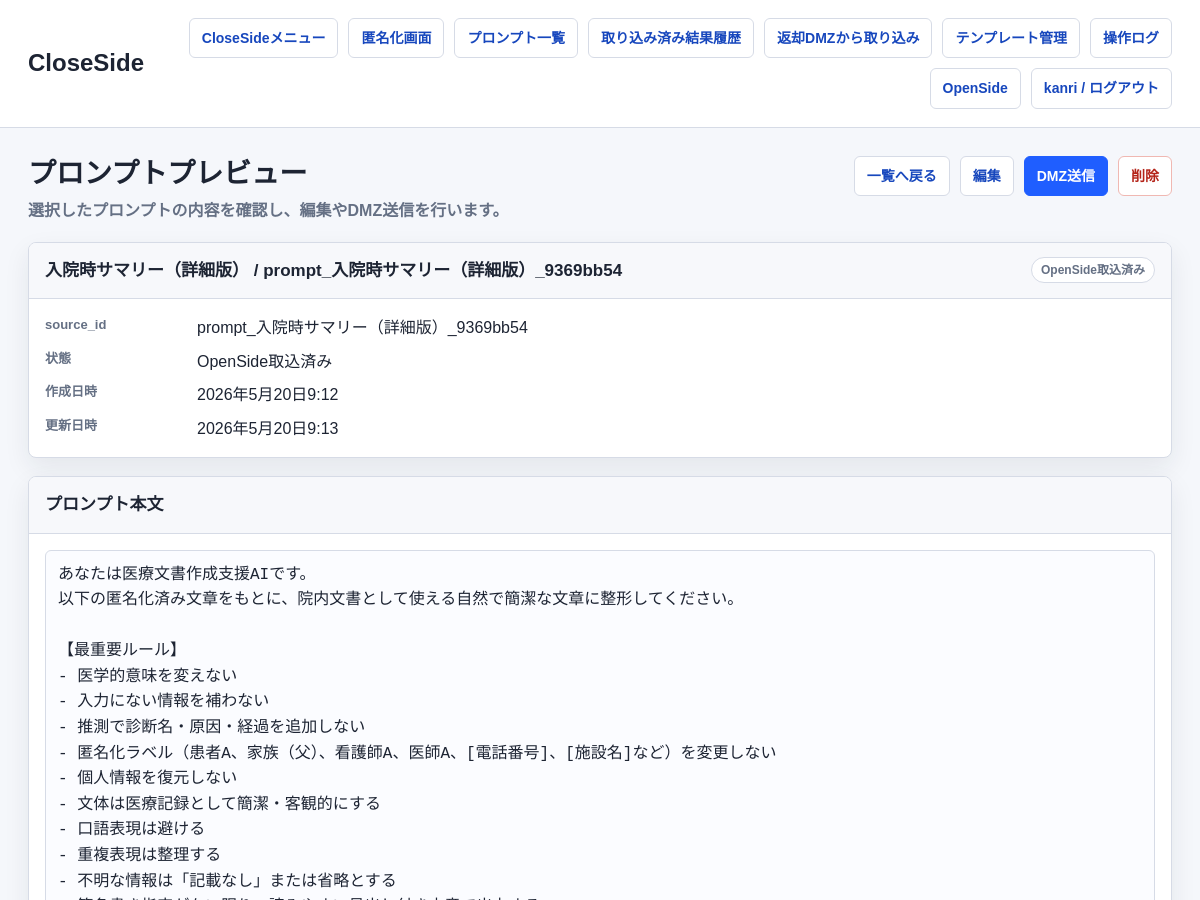
Before: /close/prompts/14/ (signed in, upper part) with the older database file.
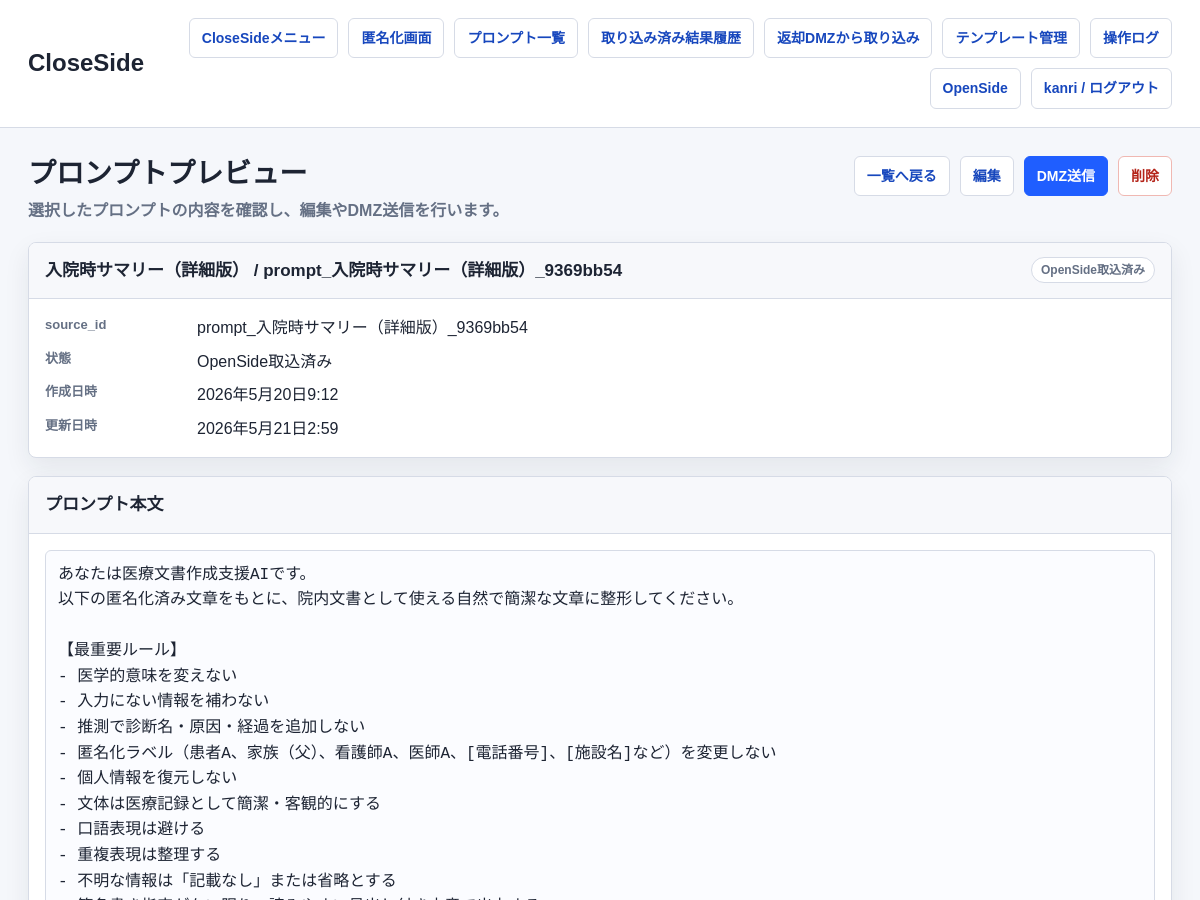
After: the same page with the newer database file.
### anonymizer_app/models.py (models this page shows, shortened)
class Prompt(models.Model):
    STATUS_CHOICES = [
        ('draft', '作成済み'),
        ('sent_to_dmz', 'DMZ送信済み'),
        ('imported_to_open', 'OpenSide取込済み'),
    ]
    name = models.CharField(max_length=255)
    content = models.TextField()
    source_id = models.CharField(max_length=255, blank=True, default='', db_index=True)
    owner = models.ForeignKey(settings.AUTH_USER_MODEL, null=True, blank=True, on_delete=models.SET_NULL)
    status = models.CharField(max_length=32, choices=STATUS_CHOICES, default='draft')
    created_at = models.DateTimeField(default=timezone.now)
    updated_at = models.DateTimeField(auto_now=True)

### close_side/views.py (the view)
# urls.py: path('prompts/<int:pk>/', close_login_required(views.prompt_preview), name='prompt_preview'),
def prompt_preview(request, pk):
    prompt = get_object_or_404(_owned_queryset(Prompt.objects.all(), request.user), pk=pk)
    return render(request, 'anonymizer_app/prompt_preview.html', {'prompt': prompt})

### anonymizer_app/network_policy.py (called while the page is built)
def network_policy() -> dict:
    return getattr(settings, 'NETWORK_POLICY', DEFAULT_NETWORK_POLICY)

def get_client_ip(request) -> str:
    forwarded_for = request.META.get('HTTP_X_FORWARDED_FOR', '')
    if getattr(settings, 'NETWORK_POLICY_TRUST_X_FORWARDED_FOR', True) and forwarded_for:
        return forwarded_for.split(',')[0].strip()
    return request.META.get('REMOTE_ADDR') or ''

def normalize_ip(value: str):
    try:
        return ip_address(value)
    except ValueError:
        return None

def _networks(cidrs: list[str]):
    networks = []
    for cidr in cidrs:
        try:
            networks.append(ip_network(cidr))
        except ValueError:
            continue
    return networks

def side_for_path(path: str) -> str:
    for side, rule in network_policy().items():
        if any(path.startswith(prefix) for prefix in rule.get('paths', [])):
            return side
    return ''

def allowed_cidrs_for_side(side: str) -> list[str]:
    rule = network_policy().get(side, {})
    cidrs = list(rule.get('cidrs', []))
    if getattr(settings, 'NETWORK_POLICY_ALLOW_LOOPBACK', False):
        cidrs.extend(LOOPBACK_CIDRS)
    return cidrs

### anonymizer_app/templates/anonymizer_app/prompt_preview.html (shortened to what this page needs)
{% extends "anonymizer_app/base.html" %}
{% block brand %}CloseSide{% endblock %}
{% block page_title %}プロンプトプレビュー{% endblock %}
{% block page_subtitle %}<p class="page-subtitle">選択したプロンプトの内容を確認し、編集やDMZ送信を行います。</p>{% endblock %}
{% block page_actions %}
  <a class="button" href="{% url 'close_side:prompts_list' %}">一覧へ戻る</a>
  <a class="button" href="{% url 'close_side:prompt_edit' pk=prompt.pk %}">編集</a>
  <form class="inline-form" method="post" action="{% url 'close_side:prompt_send_to_dmz' pk=prompt.pk %}">
    <button class="primary" type="submit">DMZ送信</button>
  </form>
  <form class="inline-form" method="post" action="{% url 'close_side:prompt_delete' pk=prompt.pk %}" onsubmit="return confirm('このプロンプトを削除しますか？');">
    <button class="danger" type="submit">削除</button>
  </form>
{% endblock %}
{% block content %}
  <section class="panel">
    <div class="panel-header">
      <h3 class="panel-title">{{ prompt.name }}</h3>
      <span class="badge">{{ prompt.get_status_display }}</span>
    </div>
    <div class="panel-body">
      <dl class="meta-list">
        <dt>source_id</dt><dd>{{ prompt.source_id|default:"-" }}</dd>
        <dt>状態</dt><dd>{{ prompt.get_status_display }}</dd>
        <dt>作成日時</dt><dd>{{ prompt.created_at }}</dd>
        <dt>更新日時</dt><dd>{{ prompt.updated_at }}</dd>
      </dl>
    </div>
  </section>
  <section class="panel">
    <div class="panel-header">
      <h3 class="panel-title">プロンプト本文</h3>
    </div>
    <div class="panel-body">
      {% if prompt.content %}
        <pre>{{ prompt.content }}</pre>
      {% else %}
        <p class="empty">本文がありません。</p>
      {% endif %}
    </div>
  </section>
{% endblock %}

Changed rows visible on the page:
changed Prompt "入院時サマリー（詳細版） / prompt_入院時サマリー（詳細版）_9369bb54": updated_at "2026年5月20日9:13" → "2026年5月21日2:59"
